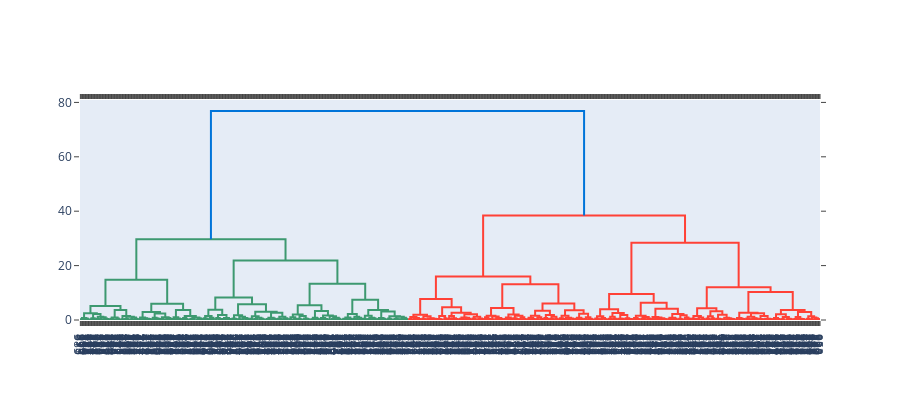

Notebook code cell kept with this figure:
### Code cell
fig = ff.create_dendrogram(
    X_pre,
    linkagefun=lambda x: Z,
)
fig.update_layout(
    width=900,
    height=400,
)
fig.show()
